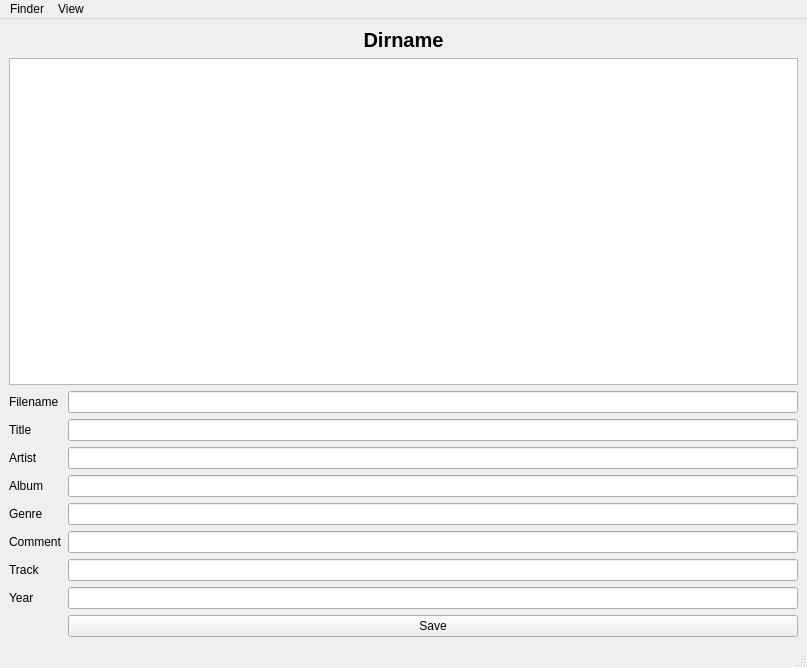
<?xml version="1.0" encoding="UTF-8"?>
<ui version="4.0">
 <class>MainWindow</class>
 <widget class="QMainWindow" name="MainWindow">
  <property name="geometry">
   <rect>
    <x>0</x>
    <y>0</y>
    <width>807</width>
    <height>668</height>
   </rect>
  </property>
  <property name="sizePolicy">
   <sizepolicy hsizetype="Preferred" vsizetype="Preferred">
    <horstretch>0</horstretch>
    <verstretch>0</verstretch>
   </sizepolicy>
  </property>
  <property name="windowTitle">
   <string>MainWindow</string>
  </property>
  <widget class="QWidget" name="centralwidget">
   <layout class="QGridLayout" name="gridLayout">
    <item row="6" column="1">
     <widget class="QLineEdit" name="edit_genre"/>
    </item>
    <item row="10" column="1">
     <widget class="QLineEdit" name="edit_year"/>
    </item>
    <item row="3" column="0">
     <widget class="QLabel" name="label_title">
      <property name="text">
       <string>Title</string>
      </property>
     </widget>
    </item>
    <item row="4" column="1">
     <widget class="QLineEdit" name="edit_artist"/>
    </item>
    <item row="1" column="0" colspan="2">
     <widget class="QListView" name="list_songs"/>
    </item>
    <item row="5" column="0">
     <widget class="QLabel" name="label_album">
      <property name="text">
       <string>Album</string>
      </property>
     </widget>
    </item>
    <item row="9" column="1">
     <widget class="QLineEdit" name="edit_track"/>
    </item>
    <item row="10" column="0">
     <widget class="QLabel" name="label_year">
      <property name="text">
       <string>Year</string>
      </property>
     </widget>
    </item>
    <item row="12" column="1">
     <widget class="QPushButton" name="button_save">
      <property name="text">
       <string>Save</string>
      </property>
     </widget>
    </item>
    <item row="5" column="1">
     <widget class="QLineEdit" name="edit_album"/>
    </item>
    <item row="7" column="0">
     <widget class="QLabel" name="label_comment">
      <property name="text">
       <string>Comment</string>
      </property>
     </widget>
    </item>
    <item row="7" column="1">
     <widget class="QLineEdit" name="edit_comment"/>
    </item>
    <item row="9" column="0">
     <widget class="QLabel" name="label_track">
      <property name="text">
       <string>Track</string>
      </property>
     </widget>
    </item>
    <item row="3" column="1">
     <widget class="QLineEdit" name="edit_title"/>
    </item>
    <item row="6" column="0">
     <widget class="QLabel" name="label_genre">
      <property name="text">
       <string>Genre</string>
      </property>
     </widget>
    </item>
    <item row="4" column="0">
     <widget class="QLabel" name="label_artist">
      <property name="text">
       <string>Artist</string>
      </property>
     </widget>
    </item>
    <item row="2" column="0">
     <widget class="QLabel" name="label_filename">
      <property name="text">
       <string>Filename</string>
      </property>
     </widget>
    </item>
    <item row="2" column="1">
     <widget class="QLineEdit" name="edit_filename">
      <property name="readOnly">
       <bool>true</bool>
      </property>
     </widget>
    </item>
    <item row="0" column="0" colspan="2">
     <widget class="QLabel" name="label_dirname">
      <property name="font">
       <font>
        <pointsize>15</pointsize>
        <weight>75</weight>
        <bold>true</bold>
       </font>
      </property>
      <property name="text">
       <string>Dirname</string>
      </property>
      <property name="alignment">
       <set>Qt::AlignCenter</set>
      </property>
     </widget>
    </item>
   </layout>
  </widget>
  <widget class="QMenuBar" name="menubar">
   <property name="geometry">
    <rect>
     <x>0</x>
     <y>0</y>
     <width>807</width>
     <height>22</height>
    </rect>
   </property>
   <property name="defaultUp">
    <bool>true</bool>
   </property>
   <widget class="QMenu" name="menu_finder">
    <property name="title">
     <string>Finder</string>
    </property>
    <addaction name="action_openDirectory"/>
    <addaction name="action_recursion"/>
   </widget>
   <widget class="QMenu" name="menu_sort">
    <property name="title">
     <string>View</string>
    </property>
    <widget class="QMenu" name="menuSort">
     <property name="title">
      <string>Sort</string>
     </property>
     <addaction name="action_byTitle"/>
     <addaction name="action_byArtist"/>
     <addaction name="action_byAlbum"/>
     <addaction name="action_byGenre"/>
     <addaction name="action_byComment"/>
     <addaction name="action_byTrack"/>
     <addaction name="action_byYear"/>
    </widget>
    <addaction name="menuSort"/>
   </widget>
   <addaction name="menu_finder"/>
   <addaction name="menu_sort"/>
  </widget>
  <widget class="QStatusBar" name="statusbar"/>
  <action name="action_openDirectory">
   <property name="checkable">
    <bool>false</bool>
   </property>
   <property name="text">
    <string>Open directory</string>
   </property>
  </action>
  <action name="action_recursion">
   <property name="text">
    <string>Toggle recursion</string>
   </property>
  </action>
  <action name="action_byTitle">
   <property name="text">
    <string>Title</string>
   </property>
  </action>
  <action name="action_byArtist">
   <property name="text">
    <string>Artist</string>
   </property>
  </action>
  <action name="action_byAlbum">
   <property name="text">
    <string>Album</string>
   </property>
  </action>
  <action name="action_byGenre">
   <property name="text">
    <string>Genre</string>
   </property>
  </action>
  <action name="action_byComment">
   <property name="text">
    <string>Comment</string>
   </property>
  </action>
  <action name="action_byTrack">
   <property name="text">
    <string>Track</string>
   </property>
  </action>
  <action name="action_byYear">
   <property name="text">
    <string>Year</string>
   </property>
  </action>
 </widget>
 <resources/>
 <connections/>
</ui>
